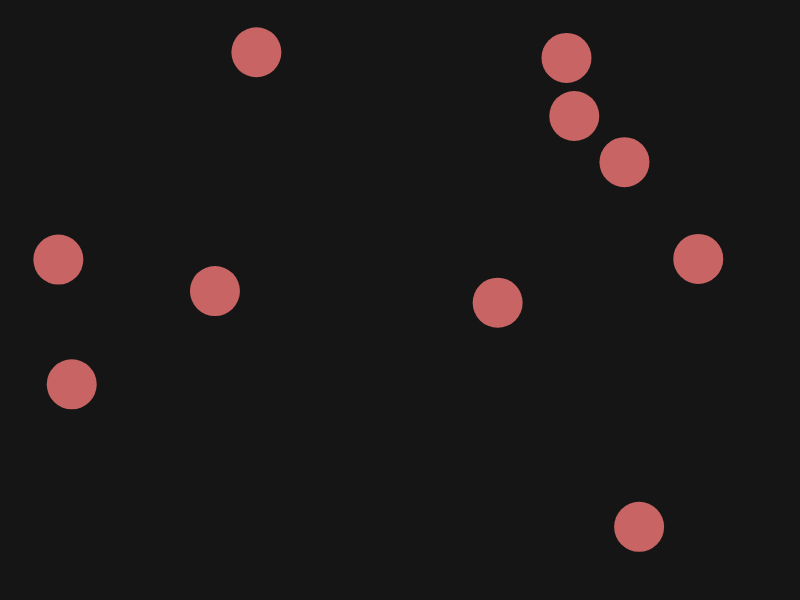
Frame 1 (no input)
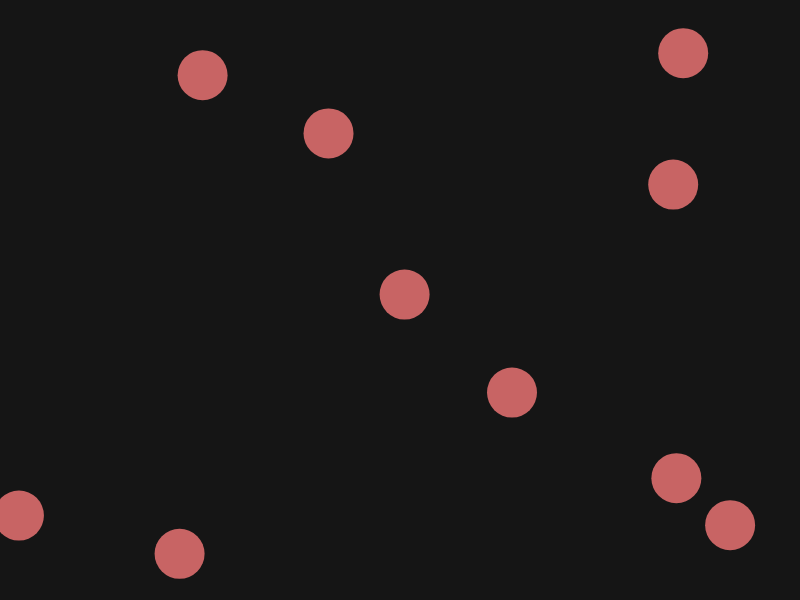
Frame 60 (no input)
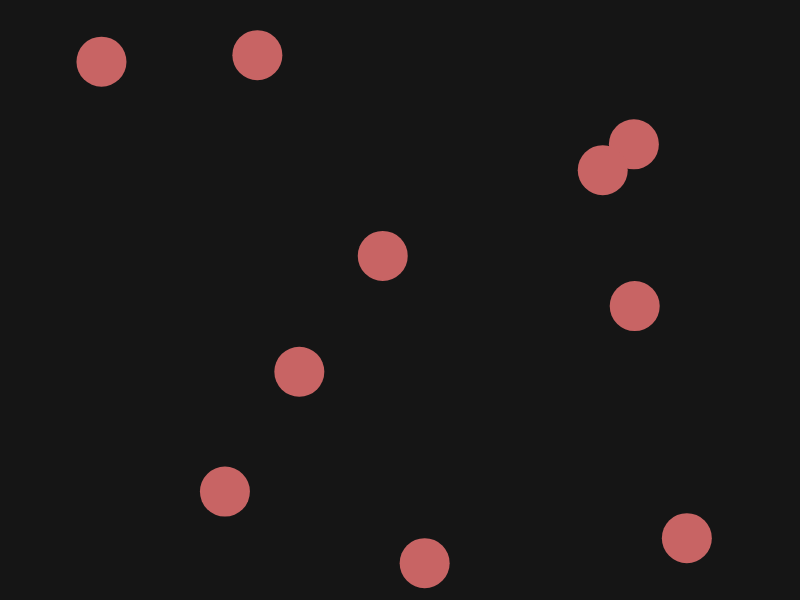
Frame 120 (the mouse pressed at the canvas centre since frame 60)

The p5.js sketch that drew these frames (run headless with seeded random() and noise() and a simulated clock; from frame 60 on, the mouse is pressed at the canvas centre):

// p5.js sketch
// ── sketch.js
const f = 5
const balls = []
class Ball{
  constructor(r){
    this.x = random(width - 10)
    this.y = random(height - 10)
    this.r = r
    this.dx = random(-20,20) 
    this.dy = random(-20,20) 
  }

  update(){
    this.x += this.dx
    this.y += this.dy
    if(this.y + this.r / 2 >= height) this.dy *= -1 
    if(this.y - this.r / 2 <= 0) this.dy *= -1 
    if(this.x + this.r / 2 >= width) this.dx *= -1 
    if(this.x - this.r / 2 <= 0) this.dx *= -1
  }

  show(){
    fill(200,100,100)
    noStroke()
    ellipse(this.x, this.y, this.r)
  }
}
function setup() {
  createCanvas(800, 600);
  for(let i = 0;i < 10; i++){
    balls.push(new Ball(50))
  }
}

function draw() {
  stroke(255)
  background(21)
  balls.forEach(b => {
    b.update()
    b.show()
  })
}
